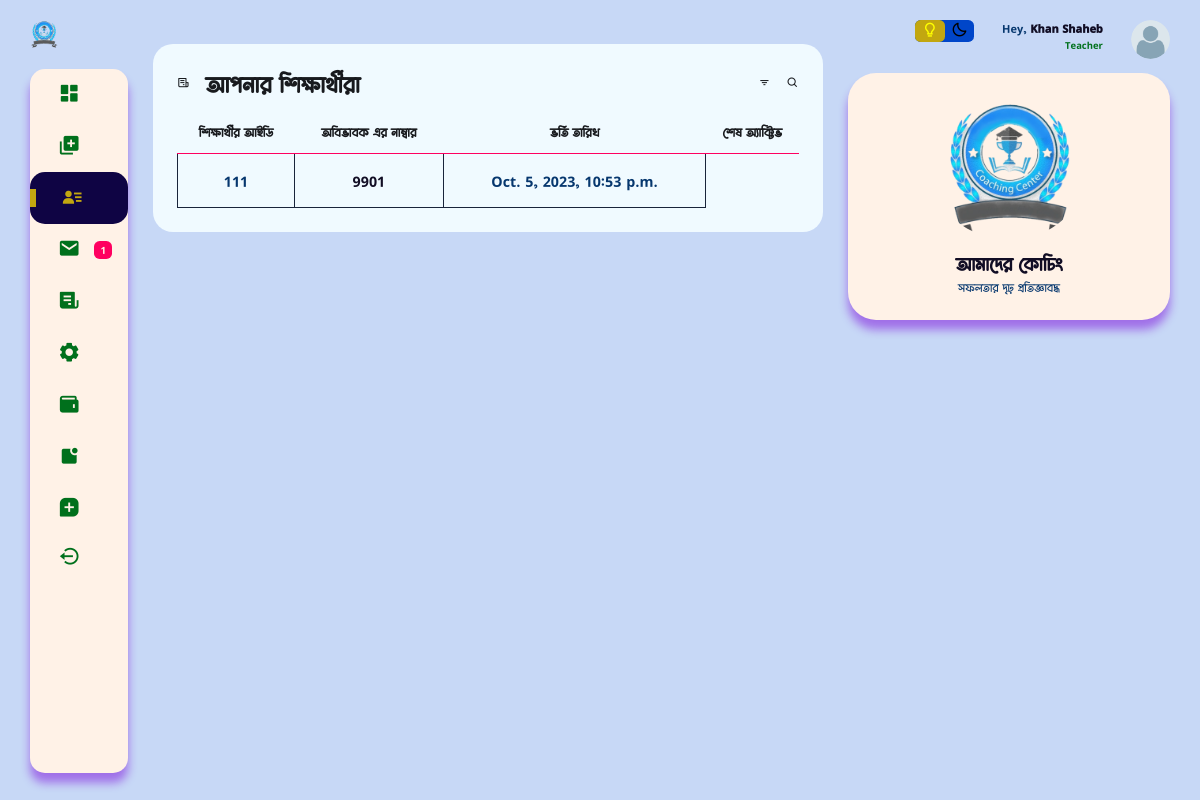
The app's page /teacher_dashboard/your_student (signed in) with its own data.
### users/models.py (models this page shows, shortened)
class Student(models.Model):
    user = models.OneToOneField(CustomUser, on_delete=models.CASCADE)
    basic_step_of_reg = models.BooleanField(default=False)
    choose_subjects = models.BooleanField(default=False)
    s_approval = models.BooleanField(default=False)
    guardian_phone_is_verified = models.BooleanField(default=False)
    s_name = models.CharField(max_length=170, null=True, blank=True)
    shift = models.ForeignKey(Shift, on_delete=models.CASCADE, null=True, blank=True)
    batch = models.ForeignKey(Batch, on_delete=models.CASCADE, null=True, blank=True)
    profile_pic = models.ImageField( upload_to="student", default='avatar.png')
    class_subjects = models.ForeignKey(ClassWithSubject, on_delete=models.CASCADE, null=True, blank=True )
    s_id = models.IntegerField(null=True, blank=True)
    guardian_phone = models.CharField(max_length=15)
    your_subjects = MultiSelectField(max_length=170, null=True, blank=True)
    s_phone = models.CharField(max_length=15, blank=True, null=True)
    guardian_email = models.EmailField(max_length=100, blank=True, null=True)
    created_at = models.DateTimeField(auto_now_add=True)
    updated_at = models.DateTimeField(auto_now=True)
    def __init__(self, *args, **kwargs):
        super(Student, self).__init__(*args, **kwargs)
        if self.class_subjects:
            self._meta.get_field('your_subjects').choices = [
                (subject.name.lower(), subject.name) for subject in self.class_subjects.subjects.all()
            ]
        else:
            self._meta.get_field('your_subjects').choices = [
                ('math', 'math')
            ]
    class Meta:
        verbose_name_plural = "ইউজার ( শিক্ষার্থী )"

class CustomUser(AbstractUser):
    username = None
    email = models.EmailField("email_address", unique=True, max_length=354)
    phone_number = models.CharField(max_length=15, blank=True, null=True)
    ROLE_CHOICES = [
        ('student', 'Student'),
        ('teacher', 'Teacher'),
        ('guardian', 'Guardian'),
    ]
    role = models.CharField(max_length=10, choices=ROLE_CHOICES)
    USERNAME_FIELD = "email"
    REQUIRED_FIELDS = ['phone_number']
    objects = CustomManager()
    class Meta:
        verbose_name_plural = "ইউজার অ্যাকাউন্ট *VIP* "

class Teacher(models.Model):
    user = models.OneToOneField(CustomUser, on_delete=models.CASCADE)
    basic_step_of_reg = models.BooleanField(default=False)
    t_name = models.CharField(max_length=100)
    profile_pic = models.ImageField(upload_to="teacher", default='teacher.png')
    teacher_background = models.CharField(max_length=20, choices=background_of_teacher)
    t_present_adress = models.CharField( max_length=150, null=True, blank=True)
    t_permnt_adress = models.CharField( max_length=150, null=True, blank=True)
    t_extra_phone = models.CharField( max_length=50, null=True, blank=True)
    t_approval = models.BooleanField(default=False)
    created_at = models.DateTimeField(auto_now_add=True)
    updated_at = models.DateTimeField(auto_now=True)
    class Meta:
        verbose_name_plural = "ইউজার( শিক্ষক-শিক্ষিকা )"

### home/views.py (the view, shortened to what this page needs)
# urls.py: path('teacher_dashboard/<str:page>', teacher_dashb, name="teacher_dashb"),
@login_required
def teacher_dashb(request, page=None):
    if request.user.role == 'teacher':
        if page == 'add_mark':
            shift = Shift.objects.all()
            return render(request, 'teacher/add_mark.html', {'data':shift})
        elif page == 'msg':
            all_msg = MessageForTeacher.objects.filter(message_for = request.user.teacher).order_by('upload_at', '-visited')
            context = {
                'all_message':all_msg,
            }
            return render(request, 'teacher/msg.html', context)
        elif page == 'all_setting':
            return redirect('edit_profile')
        elif page == 'your_student':
            batch_of_teacher = MakeBatch.objects.filter(teacher = request.user.teacher)
            your_students = set()
            for b in batch_of_teacher:
                subj = get_object_or_404(Subjects, name=b.subject)
                cls = get_object_or_404(ClassWithSubject, s_class=b.class_name)
                the_student = Student.objects.filter(batch_id=b.batch.id,
                                                     your_subjects__contains=subj.name,
                                                     class_subjects=cls
                                                    ).order_by('created_at')
                for s in the_student:
                    your_students.add(s)
            return render(request, 'teacher/your_student.html', {'students':your_students})
        elif page == 'wallet':
            return render(request, 'teacher/wallet.html')
        elif page == 'routine':
            routine = MakeBatch.objects.filter(teacher = request.user.teacher)
            return render(request, 'teacher/routine.html', {'routine':routine})
        elif page == 'your_subject':
            sub = MakeBatch.objects.filter(teacher = request.user.teacher)
            return render(request, 'teacher/your_subject.html', {'subs':sub})
    else:
        return render(request, 'main/404.html')

### home/public.py (called while the page is built)
def common_data(request):
    try:
        if request.user.role == "student":
            try:
                unviewed_msg_std = MessageForStudent.objects.filter(message_for = request.user.student, visited = False).count()
            except:
                unviewed_msg_std = 0
            context = {
                'unviewed_msg_std' : unviewed_msg_std,
            }
        elif request.user.role == "teacher":
            try:
                unviewed_msg = MessageForTeacher.objects.filter(message_for = request.user.teacher, visited = False).count()
            except:
                unviewed_msg = 0
            context = {
                'unviewed_msg' : unviewed_msg,
            }
        else:
            context={}
    except:
        context = {}
    return context

### users/models.py (called while the page is built)
    def __str__(self):
        return self.name

    def __str__(self):
        return self.s_class

### templates/teacher/your_student.html (shortened to what this page needs)
{% extends 'teacher/base.html' %}
{% load static %}
{% block content %}
<div class="bottom-data">
    <div class="orders">
        <div class="header">
            <i class='bx bx-receipt'></i>
            <h3>আপনার শিক্ষার্থীরা</h3>
            <i class='bx bx-filter'></i>
            <i class='bx bx-search'></i>
        </div>
    <table>
        <thead>
            <tr>
                <th>শিক্ষার্থীর আইডি</th>
                <th>অবিভাবক এর নাম্বার</th>
                <th>ভর্তি তারিখ </th>
                <th>শেষ অ্যাক্টিভ </th>
            </tr>
        </thead>
        <tbody>
            {% for s in students %}
            <tr>
                <td>
                    {{s.s_id}}
                </td>
                <td>
                    <a href="callto:{{s.guardian_phone}}">{{s.guardian_phone}} </a>
                </td>
                <td>
                    {{s.user.date_joined}}
                </td>
            </tr>
            {% endfor %}
        </tbody>
    </table>
</div>
</div>
{% endblock content %}

### templates/teacher/base.html (shortened to what this page needs)
<!DOCTYPE html>
{% load static %}
<html lang="en">
<head>
    <link href='https://unpkg.com/boxicons@2.1.4/css/boxicons.min.css' rel='stylesheet'>
    <link rel="stylesheet" href="{% static "css/tdash.css" %}">
</head>
<body>
    <div class="container">
        <aside>
            <div class="toggle">
                <div class="logo">
                    <img src="{% static "image/coaching.png" %}">
                </div>
            </div>
            <div class="sidebar">
               {% url 'teacher_dashb' page='home' as home %}
               {% url 'teacher_dashb' page='add_mark' as add_mark %}
               {% url 'teacher_dashb' page='msg' as msg %}
               {% url 'teacher_dashb' page='apply_leave' as apply_leave %}
               {% url 'teacher_dashb' page='all_setting' as all_setting %}
               {% url 'teacher_dashb' page='hw' as hw %}
               {% url 'teacher_dashb' page='your_student' as your_student %}
               {% url 'teacher_dashb' page='wallet' as wallet %}
               {% url 'teacher_dashb' page='notice' as notice %}
               <a {% if request.path == home %}class="active"{% endif %} href="{% url 'teacher_dashb' page='home' %}">
                  <span >
                    <i class='bx bxs-dashboard' ></i>
                  </span>
              </a>
               <a {% if request.path == add_mark %}class="active"{% endif %} href="{% url 'teacher_dashb' page='add_mark' %}">
                   <span >
                    <i class='bx bxs-add-to-queue'></i>
                   </span>
               </a>
               <a {% if request.path == your_student %}class="active"{% endif %} href="{% url "teacher_dashb" page='your_student' %}">
                    <span >
                        <i class='bx bxs-user-detail'></i>
                    </span>
                </a>
               <a {% if request.path == msg %}class="active"{% endif %} href="{% url 'teacher_dashb' page='msg' %}">
                   <span >
                    {% if unviewed_msg == 0 %}
                    <i class='bx bxs-envelope' ></i>
                    {% else %}
                    <i class='bx bxs-envelope bx-tada' ></i>
                    {% endif %}
                   </span>
                   <span class="message-count">{{unviewed_msg}}</span>
               </a>
               <a {% if request.path == apply_leave %}class="active"{% endif %} href="{% url 'teacher_dashb' page='apply_leave' %}">
                   <span >
                    <i class='bx bxs-receipt'></i>
                   </span>
               </a>
               <a {% if request.path == all_setting %}class="active"{% endif %} href="{% url 'teacher_dashb' page='all_setting' %}">
                   <span >
                       <i class='bx bxs-cog bx-spin'  ></i>
                   </span>
               </a>
               <a {% if request.path == wallet %}class="active"{% endif %} href="{% url 'teacher_dashb' page='wallet' %}">
                <span >
                    <i class='bx bxs-wallet'  ></i>
                </span>
               </a>
               <a {% if request.path == notice %}class="active"{% endif %} href="{% url 'teacher_dashb' page='notice' %}">
                   <span >
                    <i class='bx bxs-notification'></i>
                   </span>
               </a>
               <a {% if request.path == hw %}class="active"{% endif %} href="{% url 'teacher_dashb' page='hw' %}">
                   <span >
                    <i class='bx bxs-message-square-add'></i>
                   </span>
               </a>
               <a href="{% url "logout" %}">
                   <span >
                    <i class='bx bx-log-out-circle'  ></i>
                   </span>
               </a>
           </div>
        </aside>
        <main>
            {% block content %}{% endblock content %}
        </main>
        <div class="right-section">
            <div class="nav">
                <div class="dark-mode">
                    <span class="material-icons-sharp active">
                        <i class='bx bx-bulb' style='color:yellow' ></i>
                    </span>
                    <span >
                        <i class='bx bx-moon' style='color:black' ></i>
                    </span>
                </div>
                <div class="profile">
                    <div class="info">
                        <p>Hey, <b>{{request.user.teacher.t_name}}</b></p>
                        <small class="text-muted">Teacher</small>
                    </div>
                    <div class="profile-photo">
                        <img src="{{request.user.teacher.profile_pic.url}}">
                    </div>
                </div>
            </div>
            <div class="user-profile">
                <div class="logo">
                    <img src="{% static "image/coaching.png" %}">
                    <h2>আমাদের কোচিং</h2>
                    <p>সফলতার দৃঢ় প্রতিজ্ঞাবদ্ধ</p>
                </div>
            </div>
        </div>
    </div>
</body>
</html>

### records on screen
Student: s_id "111", guardian_phone "9901", user.date_joined "Oct. 5, 2023, 10:53 p.m."
CustomUser: user.teacher.t_name "Khan Shaheb", user.teacher.profile_pic (picture)

### other values on screen
{{ unviewed_msg }} "1"
